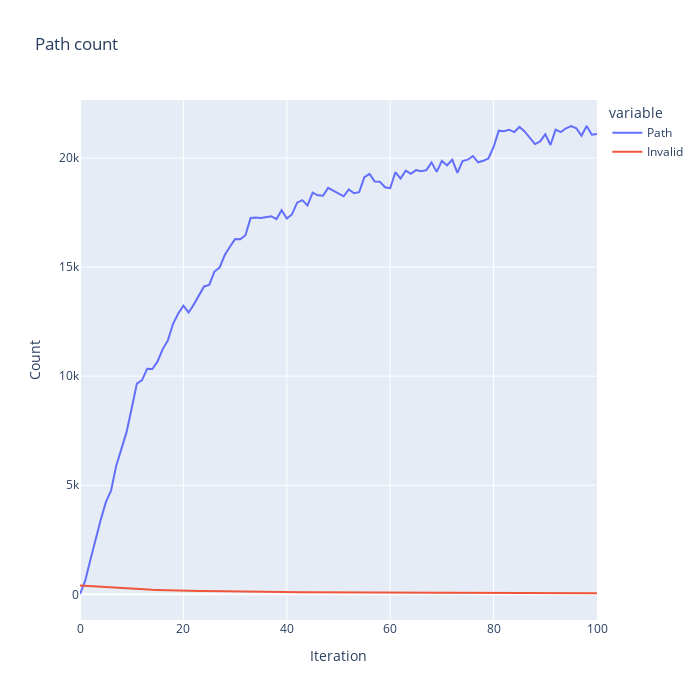

Source (notebook cell):
### Code cell
plot_history(min_history, 'min')

### Figure 1 — Plotly figure (JSON) as saved in the notebook; plotly's stock layout.template omitted (floating-point values rounded to 4 significant figures)
{"data": [{"hovertemplate": "variable=wide_variable_0<br>Iteration=%{x}<br>Count=%{y}<extra></extra>", "legendgroup": "wide_variable_0", "line": {"color": "#636efa", "dash": "solid"}, "marker": {"symbol": "circle"}, "mode": "lines", "name": "Path", "orientation": "v", "showlegend": true, "x": [0, 1, 2, 3, 4, 5, 6, 7, 8, 9, 10, 11, 12, 13, 14, 15, 16, 17, 18, 19, 20, 21, 22, 23, 24, 25, 26, 27, 28, 29, 30, 31, 32, 33, 34, 35, 36, 37, 38, 39, 40, 41, 42, 43, 44, 45, 46, 47, 48, 49, 50, 51, 52, 53, 54, 55, 56, 57, 58, 59, 60, 61, 62, 63, 64, 65, 66, 67, 68, 69, 70, 71, 72, 73, 74, 75, 76, 77, 78, 79, 80, 81, 82, 83, 84, 85, 86, 87, 88, 89, 90, 91, 92, 93, 94, 95, 96, 97, 98, 99, 100], "xaxis": "x", "y": [14, 614, 1572, 2518, 3405, 4222, 4755, 5887, 6707, 7434, 8532, 9659, 9816, 10342, 10331, 10676, 11242, 11639, 12402, 12874, 13230, 12922, 13281, 13701, 14113, 14185, 14796, 14976, 15552, 15931, 16284, 16274, 16460, 17252, 17273, 17249, 17308, 17334, 17201, 17612, 17227, 17414, 17953, 18069, 17823, 18413, 18289, 18268, 18630, 18498, 18389, 18247, 18558, 18388, 18437, 19127, 19271, 18920, 18916, 18663, 18621, 19350, 19055, 19425, 19278, 19448, 19399, 19445, 19803, 19365, 19868, 19660, 19932, 19323, 19862, 19924, 20094, 19805, 19874, 19983, 20509, 21254, 21231, 21300, 21191, 21424, 21220, 20916, 20640, 20765, 21092, 20596, 21303, 21191, 21365, 21469, 21367, 21020, 21466, 21066, 21100], "yaxis": "y", "type": "scatter"}, {"hovertemplate": "variable=wide_variable_1<br>Iteration=%{x}<br>Count=%{y}<extra></extra>", "legendgroup": "wide_variable_1", "line": {"color": "#EF553B", "dash": "solid"}, "marker": {"symbol": "circle"}, "mode": "lines", "name": "Invalid", "orientation": "v", "showlegend": true, "x": [0, 1, 2, 3, 4, 5, 6, 7, 8, 9, 10, 11, 12, 13, 14, 15, 16, 17, 18, 19, 20, 21, 22, 23, 24, 25, 26, 27, 28, 29, 30, 31, 32, 33, 34, 35, 36, 37, 38, 39, 40, 41, 42, 43, 44, 45, 46, 47, 48, 49, 50, 51, 52, 53, 54, 55, 56, 57, 58, 59, 60, 61, 62, 63, 64, 65, 66, 67, 68, 69, 70, 71, 72, 73, 74, 75, 76, 77, 78, 79, 80, 81, 82, 83, 84, 85, 86, 87, 88, 89, 90, 91, 92, 93, 94, 95, 96, 97, 98, 99, 100], "xaxis": "x", "y": [399, 385, 363, 342, 325, 308, 298, 278, 263, 250, 233, 221, 216, 208, 206, 199, 189, 183, 177, 166, 163, 163, 158, 152, 147, 143, 134, 133, 124, 121, 119, 117, 113, 105, 102, 103, 102, 102, 103, 100, 102, 102, 94, 94, 93, 89, 89, 90, 88, 87, 87, 87, 87, 87, 87, 79, 79, 78, 79, 81, 79, 75, 76, 75, 76, 76, 72, 72, 66, 68, 67, 67, 66, 67, 66, 64, 61, 63, 63, 59, 56, 52, 51, 51, 52, 51, 52, 53, 56, 53, 51, 55, 51, 52, 49, 48, 49, 51, 49, 49, 50], "yaxis": "y", "type": "scatter"}], "layout": {"xaxis": {"anchor": "y", "domain": [0.0, 1.0], "title": {"text": "Iteration"}}, "yaxis": {"anchor": "x", "domain": [0.0, 1.0], "title": {"text": "Count"}}, "legend": {"title": {"text": "variable"}, "tracegroupgap": 0}, "title": {"text": "Path count"}, "height": 700, "width": 700}}
